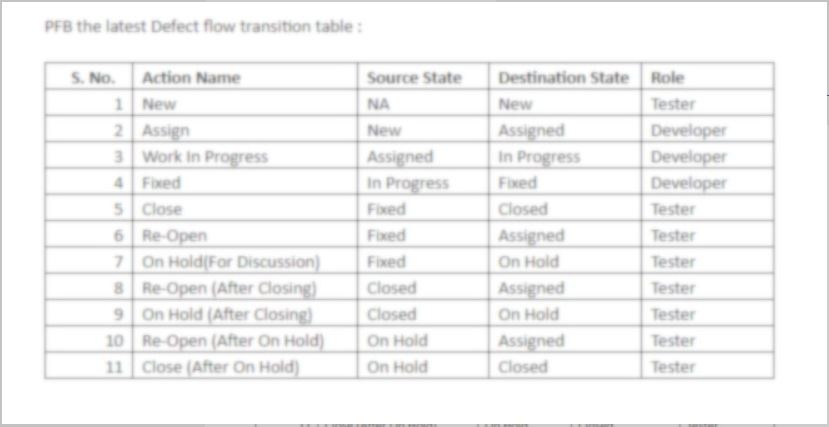
#> input picture joined comps/images/blur1.JPG, 829 x 427 px; its folder holds only this picture in this run
$ python blur_image.py --images images
#> lines starting #> are read from the running program, lines starting #| are printed output that depends on the picture; long printed decimals are rounded
#> further down, orig is the input picture: shape (427, 829, 3); mean B, G, R 243.7, 243.7, 243.7
### joined comps/pyimagesearch/blur_detector.py
# import the necessary packages
import matplotlib.pyplot as plt
import numpy as np
import cv2

def detect_blur_fft(image, size=60, thresh=10, vis=False):
    # grab the dimensions of the image and use the dimensions to
    # derive the center (x, y)-coordinates
#> called with size = 60, thresh = 30, vis = False
    (h, w) = image.shape
#> h = 257; w = 500
    #size = int(0.12*w)
    sizex = int(0.12*w)
#> sizex = 60
    sizey = int(0.12*h)
#> sizey = 30
    (cX, cY) = (int(w / 2.0), int(h / 2.0))
#> cX = 250; cY = 128
    # compute the FFT to find the frequency transform, then shift
    # the zero frequency component (i.e., DC component located at
    # the top-left corner) to the center where it will be more
    # easy to analyze
    fft = np.fft.fft2(image)
    fftShift = np.fft.fftshift(fft)
    print("there")
    #cv2.imshow("shif",fftShift)
    # check to see if we are visualizing our output
    if vis:
        # compute the magnitude spectrum of the transform
        magnitude = 20 * np.log(np.abs(fftShift))
        #cv2.imshow("mag",magnitude)
        # display the original input image
        (fig, ax) = plt.subplots(1, 2, )
        ax[0].imshow(image, cmap="gray")
        ax[0].set_title("Input")
        ax[0].set_xticks([])
        ax[0].set_yticks([])
        # display the magnitude image
        ax[1].imshow(magnitude, cmap="gray")
        ax[1].set_title("Magnitude Spectrum")
        ax[1].set_xticks([])
        ax[1].set_yticks([])
        # show our plots
        plt.show()
    # zero-out the center of the FFT shift (i.e., remove low
    # frequencies), apply the inverse shift such that the DC
    # component once again becomes the top-left, and then apply
    # the inverse FFT
    magnitude = 20 * np.log(np.abs(fftShift))
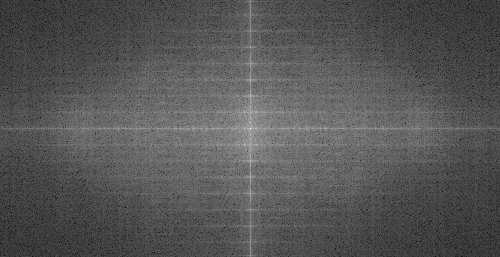
#> magnitude: shape (257, 500) float64; min 14.14, max 345.2, mean 125.7; drawn with min black and max white
    print("mean",np.mean(magnitude))
#| mean 125.700
    print(np.max(magnitude))
#| 345.190
    print("var",magnitude.var())
#| var 810.618
    print(cX-size,cY-size)
#| 190 68
    fftShift[cY - size:cY + size, cX - size:cX + size] = 0
    fftShift = np.fft.ifftshift(fftShift)
    recon = np.fft.ifft2(fftShift)
    # compute the magnitude spectrum of the reconstructed image,
    # then compute the mean of the magnitude values
    magnitude = 20 * np.log(np.abs(recon))
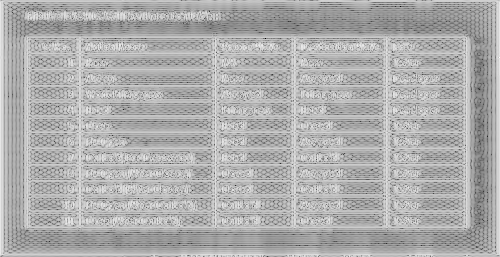
#> magnitude: shape (257, 500) float64; min -124.6, max 88.05, mean 20.5; drawn with min black and max white
    mean = np.mean(magnitude)
#> mean = 20.5
    print("max",np.max(magnitude))
#| max 88.051
    print(magnitude.var())
#| 470.584
    # the image will be considered "blurry" if the mean value of the
    # magnitudes is less than the threshold value
    return (mean, mean <= thresh)

### joined comps/blur_image.py
# import the necessary packages
from pyimagesearch.blur_detector import detect_blur_fft
import numpy as np
import argparse
import imutils
from imutils import paths
import cv2
# construct the argument parser and parse the arguments
ap = argparse.ArgumentParser()
ap.add_argument("-i", "--images", type=str, required=True,
    help="path input image that we'll detect blur in")
ap.add_argument("-t", "--thresh", type=int, default=30,
    help="threshold for our blur detector to fire")
ap.add_argument("-v", "--vis", type=int, default=-1,
    help="whether or not we are visualizing intermediary steps")
ap.add_argument("-d", "--test", type=int, default=-1,
    help="whether or not we should progressively blur the image")
args = vars(ap.parse_args())

# load the input image from disk, resize it, and convert it to
# grayscale
for imagePath in paths.list_images(args["images"]):
    orig = cv2.imread(imagePath)
    orig = imutils.resize(orig, width=500)
    gray = cv2.cvtColor(orig, cv2.COLOR_BGR2GRAY)
    cv2.imshow("initial",gray)
    # apply our blur detector using the FFT
    (mean, blurry) = detect_blur_fft(gray, size=60,
        thresh=args["thresh"], vis=args["vis"] > 0)
#> mean = 20.5; blurry = True
    # draw on the image, indicating whether or not it is blurry
    image = np.dstack([gray] * 3)
    color = (0, 0, 255) if blurry else (0, 255, 0)
#> color = (0, 0, 255)
    text = "Blurry ({:.4f})" if blurry else "Not Blurry ({:.4f})"
#> text = 'Blurry ({:.4f})'
    text = text.format(mean)
#> text = 'Blurry (20.4955)'
    cv2.putText(image, text, (10, 25), cv2.FONT_HERSHEY_SIMPLEX, 0.7,
        color, 2)
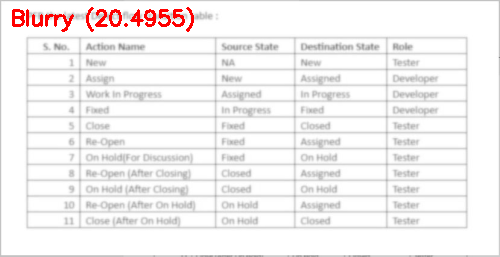
#> image: shape (257, 500, 3); mean of channels 0, 1, 2 241.1, 241.1, 243.8; drawn as B, G, R
    print("[INFO] {}".format(text))
#| [INFO] Blurry (20.4955)
    # show the output image
    cv2.imshow("Output", image)
    cv2.waitKey(0)
    # check to see if are going to test our FFT blurriness detector using
    # various sizes of a Gaussian kernel
    if args["test"] > 0:
        # loop over various blur radii
        for radius in range(1, 10, 2):
            # clone the original grayscale image
            image = gray.copy()
            # check to see if the kernel radius is greater than zero
            if radius > 0:
                # blur the input image by the supplied radius using a
                # Gaussian kernel
                image = cv2.GaussianBlur(image, (radius, radius), 0)
                # apply our blur detector using the FFT
                (mean, blurry) = detect_blur_fft(image, size=60,
                    thresh=args["thresh"], vis=args["vis"] > 0)
                # draw on the image, indicating whether or not it is
                # blurry
                print(mean,blurry)
                image = np.dstack([image] * 3)
                color = (0, 0, 255) if blurry else (0, 255, 0)
                text = "Blurry ({:.4f})" if blurry else "Not Blurry ({:.4f})"
                text = text.format(mean)
                cv2.putText(image, text, (10, 25), cv2.FONT_HERSHEY_SIMPLEX,
                    0.7, color, 2)
                print("[INFO] Kernel: {}, Result: {}".format(radius, text))
            # show the image
            cv2.imshow("Test Image", image)
            cv2.waitKey(0)
